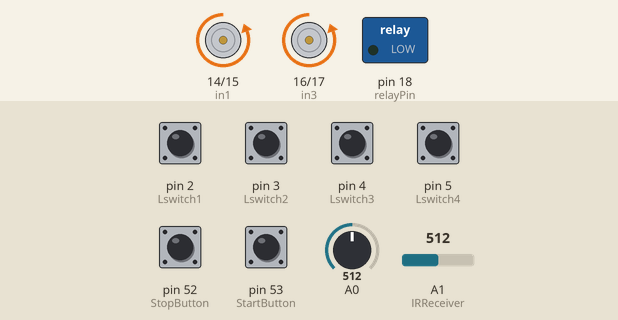
Simulated run of this sketch. Board: Arduino Mega 2560, built with avr-gcc and run on an emulated ATmega2560. On the bench: motor-driver pin pairs drawn as motors (green arrow = first pin HIGH = forward, orange = second pin HIGH = backward, longer = more drive, scaled by the enable pin), switched loads named in the sketch (green lamp = pin HIGH). The test bench sets the inputs (shaded band); at power-on: pin 2 (Lswitch1), pin 3 (Lswitch2), pin 4 (Lswitch3), pin 5 (Lswitch4), pin 53 (StartButton) HIGH, pin 52 (StopButton) LOW, A0 = 512, A1 (IRReceiver) = 512.

Above: at 2.8 s.
2.9 s: pin 2 (Lswitch1) pulled LOW for 1.8 s
Timing chart, 0 to 12.5 s (numbered marks = the images above; inputs shaded):
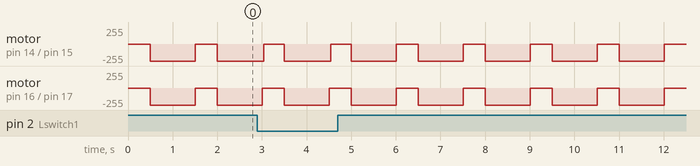

The sketch:

Main.ino
```cpp
#include <IRremote.h>

//Millis
int period1 = 375;//45 degrees
int period2 = 500;//60 degrees
int period3 = 750;//90 degrees
int period4 = 1000;//120 degrees
int period5 = 1500;//180 degrees
unsigned long time_now = 0;

//H-bridge
#define in1 14//set pin 14:17 for H-bridge
#define in2 15
#define in3 16
#define in4 17
#define enA 19
#define enB 20

//Front sweepers & Suction
#define relayPin 18

//LED
#define StopButton 52//set pin 20 for Stop Button
#define StartButton 53//set pin 20 for Start Button
int buttonstate_Start = 0;
int buttonstate_Stop = 0;

//IR Sensor
#define IRSensor 0 // connect ir sensor to arduino pin 0
int distance = 0;

//IR Receiver
#define IRReceiver 1 //connect IR Receiver to arduino pin 1
IRrecv irrecv(IRReceiver);
decode_results results; // decode_results class is defined in IRremote.h
double Rval = 0;

//LimitSwitch
#define Lswitch1 2//set pins 2:5 for limit switches
#define Lswitch2 3
#define Lswitch3 4
#define Lswitch4 5

//Battery Level Indication
int analogInput = 0;
float vout = 0.0;
float vin = 0.0;
float R1 = 100000;
float R2 = 10000;
int value = 0;


void setup() {
  Serial.begin(9600);

  pinMode(in1, OUTPUT);
  pinMode(in2, OUTPUT);
  pinMode(in3, OUTPUT);
  pinMode(in4, OUTPUT);
  pinMode(enA, OUTPUT);
  pinMode(enB, OUTPUT);

  pinMode(Lswitch1, INPUT);
  pinMode(Lswitch2, INPUT);
  pinMode(Lswitch3, INPUT);
  pinMode(Lswitch4, INPUT);

  pinMode(relayPin, OUTPUT);

  pinMode(IRSensor, INPUT); // sensor pin INPUT

  pinMode(IRReceiver, INPUT); // Receiver pin INPUT

  pinMode(StopButton, INPUT);
  pinMode(StartButton, INPUT);

}

void loop() {
  time_now = millis ();

  buttonstate_Start = digitalRead(StartButton);
  buttonstate_Stop = digitalRead(StopButton);

  if (buttonstate_Start == LOW){
    WAKE_UP ();
  }

  if (buttonstate_Start == HIGH){
    Sleep ();
  }

  //IRSENSOR
  int statusSensor = digitalRead (IRSensor);
  distance = analogRead(IRSensor);
    if (distance > 8);
    {
      Stop ();
      Right ();
      while (millis() <= time_now + period5){}
      Stop ();
      Forward ();
    }

    //IR Reveicer
    Rval = analogRead(IRReceiver);       // reads the value of the sharp sensor

  //LIMIT SWITCHES
  if (digitalRead(Lswitch1) == LOW)/*Left LS*/{
    Stop ();
    Right ();
    while (millis() <= time_now + period3){}
    Stop ();
    Forward ();
  }
  if (digitalRead(Lswitch2) == LOW)/*Front Left LS*/{
    Stop ();
    Right ();
    while (millis() <= time_now + period3){}
    Stop ();
    Forward ();
  }
  if (digitalRead(Lswitch3) == LOW)/*Front Right LS*/{
    Stop ();
    Left ();
    while (millis() <= time_now + period3){}
    Stop ();
    Forward ();
  }
  if (digitalRead(Lswitch4) == LOW)/*Right LS*/{
    Stop ();
    Left ();
    while (millis() <= time_now + period3){}
    Stop ();
    Forward ();
  }


  //BATTERY LEVEL INDICATION
  /*if(vin>40%) {//must be adjusted
    LEDGR_Start();
    }*/


   if(vin<11.37) {//must be adjusted
     GO_HOME ();
    }
}


void Forward (){
  while (millis() <= time_now + period2){}
  digitalWrite(in1,LOW);
  digitalWrite(in2,HIGH);
  digitalWrite(in3,HIGH);
  digitalWrite(in4,LOW);
  analogWrite(enA, 150);
  analogWrite(enB, 150);
}

void Backward (){
  while (millis() <= time_now + period2){}
  digitalWrite(in1,HIGH);
  digitalWrite(in2,LOW);
  digitalWrite(in3,LOW);
  digitalWrite(in4,HIGH);
  analogWrite(enA, 150);
  analogWrite(enB, 150);
}

void Right (){
  while (millis() <= time_now + period2){}
  digitalWrite(in1,LOW);
  digitalWrite(in2,HIGH);
  digitalWrite(in3,LOW);
  digitalWrite(in4,HIGH);
  analogWrite(enA, 150);
  analogWrite(enB, 150);
}

void Left (){
  while (millis() <= time_now + period2){}
  digitalWrite(in1,HIGH);
  digitalWrite(in2,LOW);
  digitalWrite(in3,HIGH);
  digitalWrite(in4,LOW);
  analogWrite(enA, 150);
  analogWrite(enB, 150);
}

void Stop (){
  while (millis() <= time_now + period2){}
  digitalWrite(in1,LOW);
  digitalWrite(in2,LOW);
  digitalWrite(in3,LOW);
  digitalWrite(in4,LOW);
  while (millis() <= time_now + period2){}
}

void SS_ON (){
  while (millis() <= time_now + period2){}
  digitalWrite(relayPin,HIGH);
}

void SS_OFF (){
  while (millis() <= time_now + period2){}
  digitalWrite(relayPin,LOW);
}

/*float Battery_Indication (){
  value = analogRead(analogInput);
  vout = (value * 5.0) / 1024;
  vin = vout / (R2/(R1+R2));
}

/*void LEDGR_Start {
  digitalWrite(LED_GR,High);
}*/

/*void LEDR_Stop () {
  digitalWrite(LED_R,HIGH);
}*/

void WAKE_UP (){
    Forward ();
}

void Sleep (){
    GO_HOME ();
}

void GO_HOME () {
  //irrecv.enableIRIn(); // Start the receiver
  Stop ();
  /*SS_OFF ();
  while (Rval == 0){
      Right ();
      Reverse ();
      Rval = analogRead(IRReceiver);       // reads the value of the sharp sensor
    }
    if (Rval > 0){
      ZIGZAG ();
    }*/
}

/*void Reverse () {
  if (millis() > (time_now + period5)){
    Left ();
  }
}

void ZIGZAG () {
  while (vin =! 12.75){
    Right ();
    while (millis() <= time_now + period1){}
    Stop ();
    Left ();
    while (millis() <= time_now + period1){}
    Stop ();
    Charge ();
  }
}

void Charge (){
  if ( vin = 12.6 ){
    delay (3600000);
  }
}*/
```

Measured:
- by itself, motor on pin 14 (in1) / pin 15 (in2), motor on pin 16 (in3) / pin 17 (in4): alternates backward 255/255 for 1.0 s and stopped for 0.50 s
